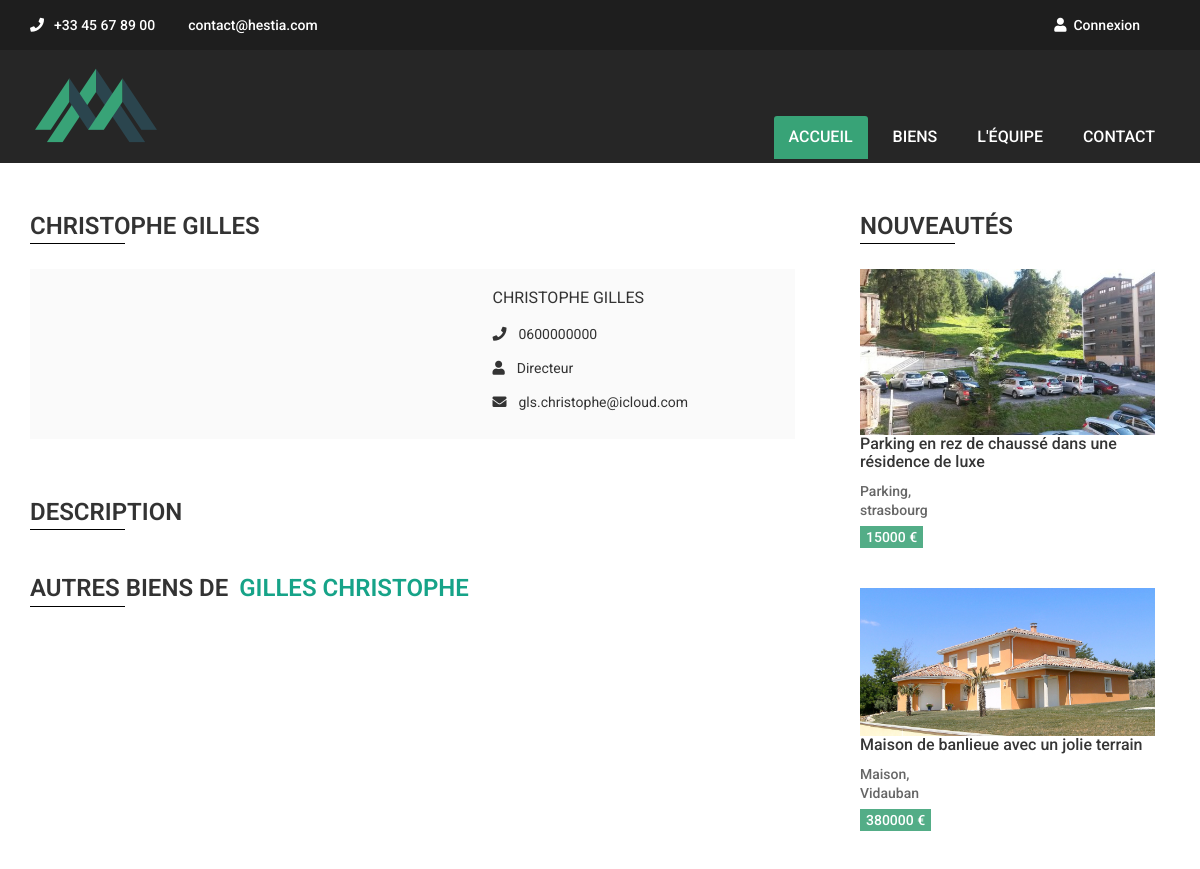
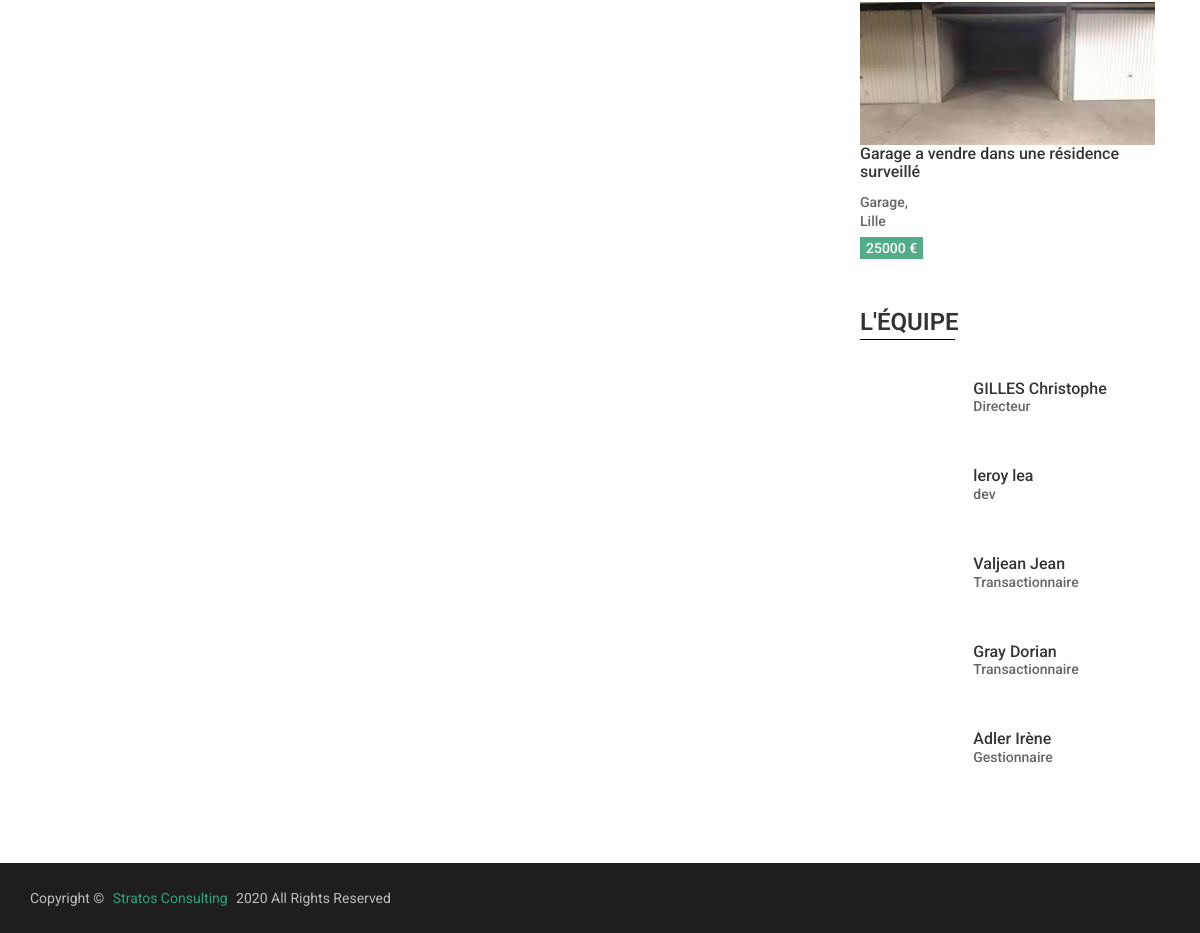
Page /index.php?route=agent&agentId=3 on the committed database (2 pictures, top to bottom).
### tables this page shows
CREATE TABLE IF NOT EXISTS `agent` (
  `id` int(11) NOT NULL AUTO_INCREMENT,
  `firstname` varchar(45) NOT NULL,
  `lastname` varchar(45) NOT NULL,
  `phone` varchar(20) DEFAULT NULL,
  `email` varchar(45) NOT NULL,
  `function` varchar(45) DEFAULT NULL,
  `description` varchar(255) DEFAULT NULL,
  `avatar` varchar(255) DEFAULT NULL,
  `password` varchar(70) NOT NULL,
  `token` varchar(255) DEFAULT NULL,
  `status` int(11) NOT NULL,
  `created_at` datetime NOT NULL,
  PRIMARY KEY (`id`),
  UNIQUE KEY `email` (`email`)
);

CREATE TABLE IF NOT EXISTS `estate` (
  `id` int(11) NOT NULL AUTO_INCREMENT,
  `type_id` int(11) NOT NULL,
  `category_id` int(11) NOT NULL,
  `title` varchar(100) NOT NULL,
  `floor` int(11) NOT NULL,
  `area` int(11) NOT NULL,
  `rooms` int(11) NOT NULL,
  `bedrooms` int(11) NOT NULL,
  `bathrooms` int(11) NOT NULL,
  `convertible_attic` tinyint(4) DEFAULT NULL,
  `outside` varchar(50) NOT NULL,
  `outside_area` int(11) DEFAULT NULL,
  `parking` tinyint(4) NOT NULL,
  `parking_type` varchar(45) DEFAULT NULL,
  `energy_id` int(11) NOT NULL,
  `level_energy_diagnostic` varchar(20) DEFAULT NULL,
  `level_climat_diagnostic` varchar(20) DEFAULT NULL,
  `city` varchar(255) NOT NULL,
  `building_year` int(4) NOT NULL,
  `excerpt` varchar(200) NOT NULL,
  `description` text NOT NULL,
  `picture_url` varchar(255) DEFAULT NULL,
  `charge_price` float DEFAULT NULL,
  `charge_frequency_id` int(11) DEFAULT NULL,
  `price` float NOT NULL,
  `fees` int(11) NOT NULL,
  `available` date DEFAULT NULL,
  `created_at` datetime NOT NULL DEFAULT current_timestamp(),
  `agent_id` int(11) NOT NULL,
  `status` tinyint(4) NOT NULL,
  PRIMARY KEY (`id`),
  KEY `fk_estate_type_idx` (`type_id`),
  KEY `fk_estate_category1_idx` (`category_id`),
  KEY `fk_estate_agent1_idx` (`agent_id`),
  KEY `fk_estate_charge_frequency1_idx` (`charge_frequency_id`),
  KEY `energy_id` (`energy_id`)
);

CREATE TABLE IF NOT EXISTS `type` (
  `id` int(11) NOT NULL AUTO_INCREMENT,
  `type` varchar(45) NOT NULL,
  PRIMARY KEY (`id`),
  UNIQUE KEY `type_UNIQUE` (`type`)
);

### src/controller/FrontController.php (called while the page is built, shortened)
<?php
class FrontController extends Controller
{
    public function agent($agentId)
    {
        $agent = $this->agentDAO->getAgent($agentId);
        $agents = $this->agentDAO->getAgents();
        $estatesByAgent = $this->estateDAO->getEstatesByAgent($agentId);
        $latestEstates = $this->estateDAO->latestEstates();
        return $this->view->render('single-agent', [
            'agent' => $agent,
            'agents' => $agents,
            'estatesByAgent'=> $estatesByAgent,
            'latestEstates' => $latestEstates
        ]);
    }
}

### public/index.php (called while the page is built, shortened)
<?php
$router = new \Hestia\config\Router();
$router->run();

### src/DAO/AgentDAO.php (called while the page is built, shortened)
<?php
class AgentDAO extends DAO
{
    private function buildObject($row){
        $agent = new Agent;
        $agent->setId($row['id']);
        $agent->setFirstname($row['firstname']);
        $agent->setLastname($row['lastname']);
        $agent->setPhone($row['phone']);
        $agent->setEmail($row['email']);
        $agent->setAvatar($row['avatar']);
        $agent->setFunction($row['function']);
        $agent->setDescription($row['description']);
        $agent->setPassword($row['password']);
        $agent->setStatus($row['status']);
        $agent->setCreated_at($row['created_at']);
        return $agent;
    }
    public function getAgents(){
        $sql ='SELECT * FROM agent';
        $result = $this->createQuery($sql);
        $agents = [];
        foreach ($result as $row){
            $agentId = $row['id'];
            $agents[$agentId] = $this->buildObject($row);
        }
        return $agents;
    }
    public function getAgent($agentId)
    {
        $sql= 'SELECT * FROM agent WHERE id = ?';
        $result = $this->createQuery($sql, [$agentId]);
        $agent = $result->fetch();
        return $this->buildObject($agent);
    }
}

### src/model/Agent.php (called while the page is built, shortened)
<?php
class Agent
{
    private $id;
    private $firstname;
    private $lastname;
    private $phone;
    private $email;
    private $function;
    public function getId()
    {
        return $this->id;
    }
    public function setId($id)
    {
        $this->id = $id;
    }
    public function getFirstname()
    {
        return $this->firstname;
    }
    public function setFirstname($firstname)
    {
        $this->firstname = $firstname;
    }
    public function getLastname()
    {
        return $this->lastname;
    }
    public function setLastname($lastname)
    {
        $this->lastname = $lastname;
    }
    public function getPhone()
    {
        return $this->phone;
    }
    public function setPhone($phone)
    {
        $this->phone = $phone;
    }
    public function getEmail()
    {
        return $this->email;
    }
    public function setEmail($email)
    {
        $this->email = $email;
    }
    public function getFunction()
    {
        return $this->function;
    }
    public function setFunction($function)
    {
        $this->function = $function;
    }
}

### src/DAO/DAO.php (called while the page is built, shortened)
<?php
abstract class DAO
{
    private $connection;
    private function checkConnection(){
        if($this->connection === null){
            return $this->getConnection();
        }
        return $this->connection;
    }
    private function getConnection()
    {
        try{
            $this->connection = new PDO(DB_HOST, DB_USER, DB_PASS);
            $this->connection->setAttribute(PDO::ATTR_ERRMODE, PDO::ERRMODE_EXCEPTION);
            return $this->connection;
        }
        catch(Exception $errorConnection)
        {
            die ('Erreur de connection :'.$errorConnection->getMessage());
        }
    }
    protected function createQuery($sql, $parameters = null)
    {
        if($parameters)
        {
            $result = $this->checkConnection()->prepare($sql);
            $result->execute($parameters);
            return $result;
        }
        $result = $this->checkConnection()->query($sql);
        return $result;
    }
}

### src/controller/Controller.php (called while the page is built, shortened)
<?php
abstract class Controller
{
    public function __construct(){
        $this->estateDAO = new EstateDAO();
        $this->agentDAO = new AgentDAO();
    }
}

### src/DAO/EstateDAO.php (called while the page is built, shortened)
<?php
class EstateDAO extends DAO
{
    public function latestEstates(){
        $sql = "SELECT e.id as id, e.title as title, e.excerpt as excerpt, e.status as status, e.price as price, e.rooms as rooms, e.bedrooms as bedrooms, e.area as area, e.city as city, c.name as category, t.type as type, e.picture_url as picture_url
                FROM estate e
                INNER JOIN category c
                ON e.category_id = c.id
                INNER JOIN type t
                ON e.type_id = t.id
                WHERE e.status = '1'
                ORDER BY e.id DESC
                LIMIT 3
                ";
        $result = $this->createQuery($sql)->fetchAll();
        return $result;
    }
}

### templates/single-agent.php (the view, shortened to what this page needs)
<div class="section single-agent-content-area area-pading">
    <div class="container">
        <div class="row">
            <div class="col-md-8 padding-right-zero">
                <div class="single-property-post">
                    <div class="property-page-title">
                        <h2><?= $agent->getFirstname();?> <?= $agent->getLastname();?></h2>
                    </div>
                    <div class="single-agent-profile-wrap">
                        <div class="agents-profile fix">
                            <div class="row">
                                <div class="agent-col col-lg-6 col-md-12">
                                </div>
                                <div class="agent-col col-lg-6 col-md-12">
                                    <div class="agent-name-meta fix">
                                        <h3><?= $agent->getFirstname();?> <?= $agent->getLastname();?></h3>
                                        <ul>
                                            <li><i class="fa fa-phone"></i><?= $agent->getPhone();?></li>
                                            <li><i class="fa fa-user"></i><?= $agent->getFunction();?></li>
                                            <li><i class="fa fa-envelope"></i><?= $agent->getEmail();?></li>
                                        </ul>
                                    </div>
                                </div>
                            </div>
                        </div>
                        <div class="agents-details">
                            <div class="property-page-title">
                                <h2>Description</h2>
                            </div>
                        </div>
                    </div>
                    <div class="single-property-similar-cat property-2-column-area">
                        <div class="property-page-title ">
                            <h2>Autres biens de <span><?= $agent->getLastname();?> <?= $agent->getFirstname();?></span></h2>
                        </div>
                    </div>
                </div>
            </div>
            <div class="col-md-4 padding-left-65">
                <div class="column-widget">
                    <div class="recent-property-widget">
                        <div class="property-page-title">
                            <h2>Nouveautés</h2>
                        </div>
                        <?php
                            foreach ($latestEstates as $latestEstate)
                            {
                        ?>
                        <div class="single-property-footer-post right-sidebar">
                            <div class="properties-img pull-left">
                                <a href="index.php?route=estate&estateId=<?= ($latestEstate['id']);?>"><img src="../public/img/upload/<?= ($latestEstate['picture_url']);?>" alt="<?= ($latestEstate['picture_url']);?>"></a>
                            </div>
                            <div class="properties-content-footer pull-left">
                                <h4><a href="index.php?route=estate&estateId=<?= ($latestEstate['id']);?>"><?= ($latestEstate['title']);?></a></h4>
                                <p><?= ($latestEstate['type']);?>,
                                    <br> <?= ($latestEstate['city']);?></p>
                                <div class="property-price">
                                    <p><?= ($latestEstate['price']);?> €</p>
                                </div>
                            </div>
                        </div>
                        <?php
                            }
                        ?>
                    </div>
                    <div class="agent-widget  hidden-sm">
                        <div class="property-page-title">
                            <h2>L'équipe</h2>
                        </div>
                        <?php
                            foreach ($agents as $agent)
                            {
                        ?>
                        <div class="single-property-footer-post right-sidebar">
                            <div class="row">
                                <div class="col-lg-4 col-md-4">
                                </div>
                                <div class="col-lg-8 col-md-8">
                                    <div class="properties-content-footer pull-left">
                                        <h3><a href="index.php?route=agent&agentId=<?= ($agent->getId());?>"><?= ($agent->getLastname());?> <?= ($agent->getFirstname());?></a></h3>
                                        <p><?= ($agent->getFunction());?></p>
                                    </div>
                                </div>
                            </div>
                        </div>
                        <?php
                            }
                        ?>
                    </div>
                </div>
            </div>
        </div>
    </div>
</div>

### rows in the picture
agent: firstname "CHRISTOPHE", lastname "GILLES", phone "0600000000", function "Directeur", email "gls.christophe@icloud.com", firstname "Christophe"
estate: picture_url (picture), title "Parking en rez de chaussé dans une résidence de luxe", type.type "Parking", city "strasbourg", price "15000"
estate: picture_url (picture), title "Maison de banlieue avec un jolie terrain", type.type "Maison", city "Vidauban", price "380000"
estate: picture_url (picture), title "Garage a vendre dans une résidence surveillé", type.type "Garage", city "Lille", price "25000"
agent: lastname "leroy", firstname "lea", function "dev"
agent: lastname "Valjean", firstname "Jean", function "Transactionnaire"
agent: lastname "Gray", firstname "Dorian", function "Transactionnaire"
agent: lastname "Adler", firstname "Irène", function "Gestionnaire"
